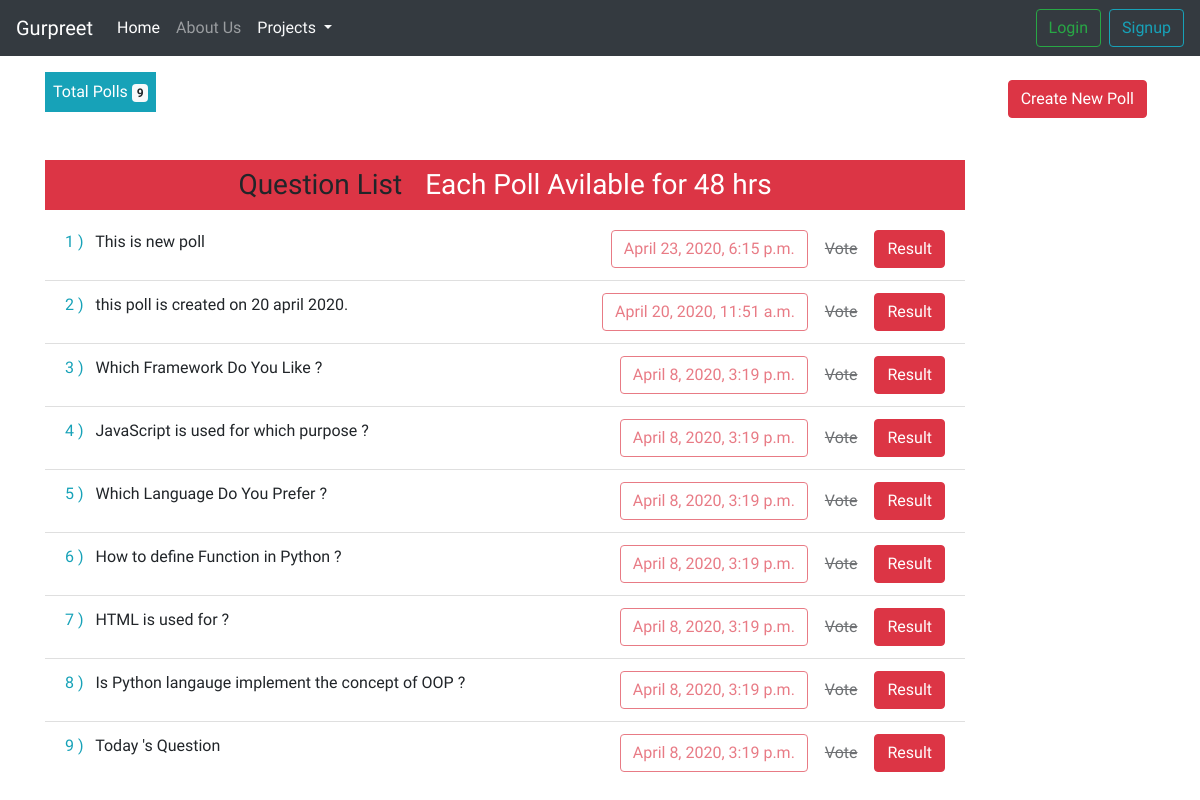
Screenshot of /poll/total_polls with the database file from the repository.
### poll/models.py (models this page shows, shortened)
class CommonInfo(models.Model):
    created_on = models.DateTimeField(auto_now_add=True,null=True)
    updated_on = models.DateTimeField(auto_now = True,null=True)
    class Meta :
        abstract = True
        ordering = ['-created_on']
    """
    Abstract base classes are useful when you want to put some common information into a number of other models. You write your base class and put abstract=True in the Meta class. This model will then not be used to create any database table.
    """

class Question(CommonInfo):
    created_by = models.ForeignKey(User,on_delete=models.CASCADE)
    title = models.TextField(null=True)
    """

    The reason the reverse is a queryset is, ForeignKey is 1-to-many relationship. Hence, the reverse is a queryset
    The _set object is made available when related_name is not specified.

     """

### poll/views.py (the view)
# urls.py: path("total_polls",views.total_polls,name="total_polls"),
def total_polls(request):
    all_question = Question.objects.all().order_by('-created_on')
    total = Question.objects.count()
    user_data = ""
    context = {
         "all_question":all_question,
         "total":total,
         }
    return render(request,"poll/polls.html",context)

### poll/templatetags/tags.py (called while the page is built)
@register.filter(name="status")
def status(question_created_on):
    add_datetime = question_created_on + timedelta(hours = 60) # difference bw time is 6 hrs : valid for 24 hrs
    current_datetime = datetime.now()
    expired_on = add_datetime.replace(tzinfo = local)
    checked_on = current_datetime.replace(tzinfo = local)
    print()
    if expired_on < checked_on:
        return False
    else :
        return True

@register.simple_tag
def remaining_cost(qid,question_created_on):
    add_datetime = question_created_on + timedelta(hours = 10)
    expired_on = add_datetime.replace(tzinfo = local)
    cost = { "ab":qid,"expired_time":expired_on}
    return cost

### poll/templates/poll/polls.html (shortened to what this page needs)
{% extends "poll/layout.html"%}
{% block body %}
<div class="container">
    <div class="d-inline-block mt-3 p-2 bg-info  text-white round ">
        Total Polls <span class="badge badge-light">{{total}}</span>
    </div>
    <div class="d-inline-block mt-3 p-2  float-right text-white">
        <a href="{% url "poll" %}" class="btn btn-danger">Create New Poll</a>
    </div>
    <div class="row mt-5 ">
        <div class="col-md-10 ">
        <h3 class="bg-danger text-center p-2">Question List <span class="text-white ml-3">Each Poll Avilable for 48 hrs </span></h3>
            {% for i in all_question %}
                <ul class="list-group list-group-flush">
                    <li class="list-group-item">
                   <span class=" mr-2 text-info">{{forloop.counter}} )</span>    {{i.title}}
                        <span class="float-right">
                        {% load tags %}
                       <a href="#" class="btn disabled btn-outline-danger">{{i.created_on}} </a>
                         {% if i.created_on|status %}
                                <a href="{% url 'give_vote' i.id %}" class="btn btn-primary"> Vote</a>
                            {% else%}
                                <a href="{% url 'give_vote' i.id %}" class="btn  disabled "> <s> Vote </s></a>
                            {% endif %}
                            <a href="{% url 'result' i.id %}" class="btn btn-danger"> Result</a>
                             </span>
                      <!--   {% remaining_cost i.id i.created_on  as l %}
                        {{l.ab}}
                        {{l.expired_time}}
                        -->
                    </li>
                </ul>
            {% endfor %}
        </div>
    </div>
</div>
 {% endblock body%}

### rows the page displays
Question: title "This is new poll", created_on "April 23, 2020, 6:15 p.m.", shows "Vote"
Question: title "this poll is created on 20 april 2020.", created_on "April 20, 2020, 11:51 a.m.", shows "Vote"
Question: title "Which Framework Do You Like ?", created_on "April 8, 2020, 3:19 p.m.", shows "Vote"
Question: title "JavaScript is used for which purpose ?", created_on "April 8, 2020, 3:19 p.m.", shows "Vote"
Question: title "Which Language Do You Prefer ?", created_on "April 8, 2020, 3:19 p.m.", shows "Vote"
Question: title "How to define Function in Python ?", created_on "April 8, 2020, 3:19 p.m.", shows "Vote"
Question: title "HTML is used for ?", created_on "April 8, 2020, 3:19 p.m.", shows "Vote"
Question: title "Is Python langauge implement the concept of OOP ?", created_on "April 8, 2020, 3:19 p.m.", shows "Vote"
Question: title "Today 's Question", created_on "April 8, 2020, 3:19 p.m.", shows "Vote"

### other values shown
{{ total }} "9"
